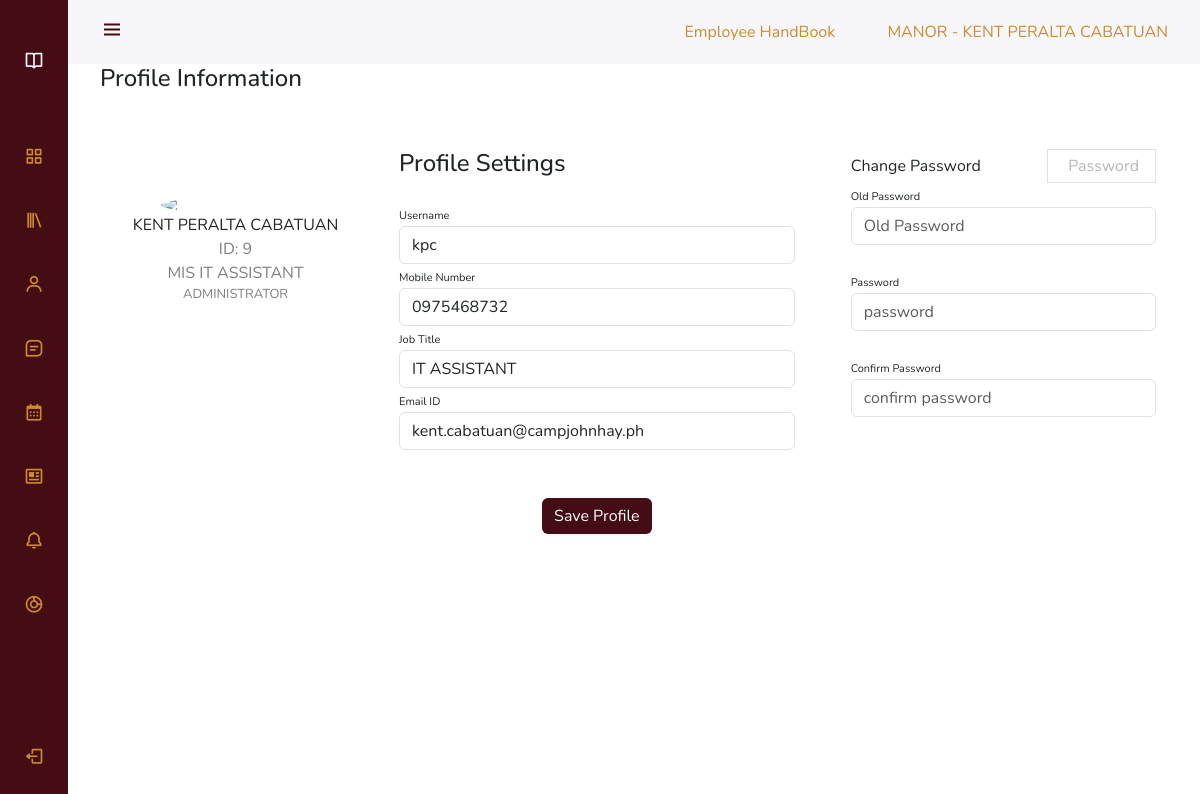
Screenshot of /profile.php (signed in) with the database file from the repository.
### tables this page shows
CREATE TABLE `tbl_employee` (
  `employee_id` int(100) NOT NULL,
  `employee_username` varchar(255) NOT NULL,
  `employee_mobile_number` varchar(50) NOT NULL,
  `employee_email` varchar(255) NOT NULL,
  `employee_password` varchar(255) NOT NULL,
  `employee_first_name` varchar(50) NOT NULL,
  `employee_last_name` varchar(50) NOT NULL,
  `employee_middle_name` varchar(20) NOT NULL,
  `employee_suffix` varchar(20) NOT NULL,
  `employee_job_title` varchar(50) NOT NULL,
  `department_id` int(20) NOT NULL,
  `employee_baguio_address` varchar(50) NOT NULL,
  `employee_present_address` varchar(50) NOT NULL,
  `account_type` varchar(20) NOT NULL,
  `account_status` varchar(20) NOT NULL,
  `property` varchar(50) NOT NULL,
  `employee_date_started` varchar(100) NOT NULL,
  `employment_status` varchar(100) NOT NULL,
  `birth_date` varchar(100) NOT NULL,
  `civil_status` varchar(20) NOT NULL
);

CREATE TABLE `tbl_department` (
  `department_id` int(20) NOT NULL,
  `department_name` varchar(100) NOT NULL
);

### profile.php (the view, shortened to what this page needs)
<?php include 'templates/dashboard_header.php' ?>
<?php include 'templates/navbar.php' ?>
<div class="height-100">
   <h4>Profile Information</h4>
   <div class="container rounded bg-white mb-5">
      <div class="row">
         <div class="col-md-3 border-right">
            <div class="d-flex flex-column align-items-center text-center p-3 py-5">
                <img class="rounded-circle mt-5" width="150px" src="https://st3.depositphotos.com/15648834/17930/v/600/depositphotos_179308454-stock-illustration-unknown-person-silhouette-glasses-profile.jpg">
                <span class="font-weight-bold text-uppercase"><?php echo $employee_first_name . ' ' . $employee_middle_name . ' ' . $employee_last_name . ' ' . $employee_suffix;?></span>
                <span class="text-black-50 text-uppercase">ID: <?php echo $employee_id ;?></span>
                <span class="text-black-50 text-uppercase"><?php echo $department_name . ' ' . $employee_job_title;?></span>
                <span class="text-black-50 text-uppercase" style="font-size:13px;"><?php echo $account_type;?></span>
            </div>
         </div>
         <div class="col-md-5 border-right">
            <div class="p-3 py-5">
                <form method="post">
                    <div class="d-flex justify-content-between align-items-center mb-3">
                        <h4 class="text-right">Profile Settings</h4>
                    </div>
                    <div class="row mt-3">
                        <div class="col-md-12"><label class="labels">Username</label><input type="text" name="username" class="form-control" placeholder="enter username" value="<?php echo $employee_username;?>"></div>
                        <div class="col-md-12"><label class="labels">Mobile Number</label><input type="text" name="mobile_num" class="form-control" placeholder="enter phone number" value="<?php echo $employee_mobile_number;?>"></div>
                        <div class="col-md-12"><label class="labels">Job Title</label><input type="text" name="job_title" class="form-control" placeholder="enter job title" value="<?php echo $employee_job_title?>"></div>
                        <div class="col-md-12"><label class="labels">Email ID</label><input type="text" name="email" class="form-control" placeholder="enter email id" value="<?php echo $employee_email;?>"></div>
                    </div>
                    <div class="mt-5 text-center"><button class="btn btn-primary profile-button" type="submit" name="update_profile">Save Profile</button></div>
                </form>
            </div>
         </div>
         <div class="col-md-4">
            <div class="p-3 py-5">
                <form method="post">
                    <div class="d-flex justify-content-between align-items-center experience">
                        <span>Change Password</span>
                        <button id="btn-pwd" class="border px-3 p-1 add-experience" type="submit" name="update_profile_pwd">&nbsp;Password</button>
                    </div>
                    <div class="col-md-12"><label class="labels">Old Password</label><input id="Inputoldpassword" type="password" class="form-control" placeholder="Old Password" value="" name="old_password"></div>
                    <br>
                    <div class="col-md-12"><label class="labels">Password</label><input id="Inputnewpassword" type="password" class="form-control" placeholder="password" value="" name="password"></div>
                    <br>
                    <div class="col-md-12"><label class="labels">Confirm Password</label><input id="Inputconfirmnewpassword" type="password" class="form-control" placeholder="confirm password" value=""></div>
                </form>
            </div>
         </div>
      </div>
   </div>
</div>
<?php include 'templates/dashboard_footer.php' ?>

### templates/navbar.php
<?php $activePage = basename($_SERVER['PHP_SELF'], ".php"); ?>
<header class="header" id="header">
        <div class="header_toggle"> <i class='bx bx-menu' id="header-toggle"></i> </div>
        <div>
            <a class="pe-5" href="handbook">Employee HandBook</a>
            <a href="profile"><?= strtoupper($property . ' - '. $employee_first_name . ' ' . $employee_middle_name . ' ' . $employee_last_name . ' ' . $employee_suffix); ?></a>
        </div>
    </header>
    <div class="l-navbar" id="nav-bar">
        <nav class="nav">
            <div> <a href="#" class="nav_logo"> <i class='bx bx-book-open nav_logo-icon'></i> <span class="nav_logo-name">E-Learning <br> Management <br> System</span> </a>
                <div class="nav_list">
                    <a href="/learnatleisure-lms" class="nav_link <?= ($activePage == 'index') ? 'active':''; ?>"> <i class='bx bx-grid-alt nav_icon'></i> <span class="nav_name">Dashboard</span> </a>
                    <a href="<?php echo $server_link;?>library" class="nav_link <?= (($activePage == 'library') || ($activePage == 'course')) ? 'active':''; ?>"> <i class='bx bx-library nav_icon'></i> <span class="nav_name">My LMS</span> </a>
                    <?php if(($account_type == 'administrator') || ($account_type == 'instructor')):?>
                    <a href="<?php echo $server_link;?>user_accounts" class="nav_link <?= ($activePage == 'user_accounts' || $activePage == 'account') ? 'active':''; ?>"> <i class='bx bx-user nav_icon'></i> <span class="nav_name">Users</span> </a>
                    <?php endif?>
                    <a href="<?php echo $server_link;?>conversations" class="nav_link <?= ($activePage == 'conversations') ? 'active':''; ?>"> <i class='bx bx-message-square-detail nav_icon'></i> <span class="nav_name">Inbox</span> </a>
                    <a href="<?php echo $server_link;?>calendar" class="nav_link <?= ($activePage == 'calendar') ? 'active':''; ?>"> <i class='bx bx-calendar nav_icon'></i> <span class="nav_name">Training Calendar</span> </a>
                    <a href="news" class="nav_link <?= ($activePage == 'news') ? 'active':''; ?>"> <i class='bx bx-news nav_icon'></i> <span class="nav_name">Updates</span> </a>
                    <a href="noticeboard" class="nav_link <?= ($activePage == 'noticeboard') ? 'active':''; ?>"> <i class='bx bx-bell nav_icon'></i> <span class="nav_name">Noticeboard</span> </a>
                    <?php if(($account_type == 'administrator') || ($account_type == 'instructor')):?>
                    <a href="performacereview" class="nav_link <?= ($activePage == 'performacereview') ? 'active':''; ?>"> <i class='bx bx-doughnut-chart nav_icon'></i> <span class="nav_name">Performance Review</span> </a>
                    <?php endif?>
                </div>
            </div> <a href="logout" class="nav_link"> <i class='bx bx-log-out nav_icon'></i> <span class="nav_name">SignOut</span> </a>
        </nav>
    </div>

### css/style.css (style rules this page uses)
.header,body { padding:0 1rem }
.header,.l-navbar { position:fixed;top:0;transition:.5s;z-index:var(--z-fixed) }
.header_img,.nav { display:flex;overflow:hidden }
.active::before,.header { background-color:var(--white-color) }
:root { --header-height:3rem;--nav-width:68px;--first-color:#1A8348;--first-color-light:#78bb95;--white-color:#F7F6FB;--body-font:'Nunito',sans-serif;--normal-font-size:1rem;--z-fixed:100 }
*,::after,::before { box-sizing:border-box }
body { position:relative;margin:var(--header-height) 0 0 0;font-family:var(--body-font);font-size:var(--normal-font-size);transition:.5s }
a { text-decoration:none }
.header { width:100%;height:var(--header-height);left:0;display:flex;align-items:center;justify-content:space-between }
.header_toggle { color:var(--first-color);font-size:1.5rem;cursor:pointer }
.nav_logo-icon,.nav_logo-name { color:var(--white-color) }
.nav_icon,.nav_logo-icon { font-size:1.25rem }
.l-navbar { left:-30%;width:var(--nav-width);height:100vh;background-color:var(--first-color);padding:.5rem 1rem 0 0 }
.nav { height:100%;flex-direction:column;justify-content:space-between }
.nav_link,.nav_logo { display:grid;grid-template-columns:max-content max-content;align-items:center;column-gap:1rem;padding:.5rem 0 .5rem 1.5rem }
.nav_logo { margin-bottom:2rem }
.nav_link { position:relative;color:var(--first-color-light);margin-bottom:1.5rem;transition:.3s }
.height-100 { height:100vh }
@media screen and (min-width:768px) { body { margin:calc(var(--header-height) + 1rem) 0 0 0;padding-left:calc(var(--nav-width) + 2rem) } }
@media screen and (min-width:768px) { .header { height:calc(var(--header-height) + 1rem);padding:0 2rem 0 calc(var(--nav-width) + 2rem) } }
@media screen and (min-width:768px) { .l-navbar { left:0;padding:1rem 1rem 0 0 } }

### templates/dashboard_header.php (style rules this page uses)
.l-navbar { background-color: #440D13; }
.nav_link { color: #CB8D2A; }
#header-toggle { color:#440D13 !important; }
a { color: #440D13; }

### rows the page displays
tbl_employee: property+employee_first_name+employee_middle_name "MANOR - KENT PERALTA CABATUAN", employee_first_name "KENT", employee_middle_name "PERALTA", employee_last_name "CABATUAN", employee_id "9", department.department_name "MIS", employee_job_title "IT ASSISTANT", account_type "ADMINISTRATOR", username "kpc", mobile_num "0975468732", job_title "IT ASSISTANT", email "kent.cabatuan@campjohnhay.ph"
